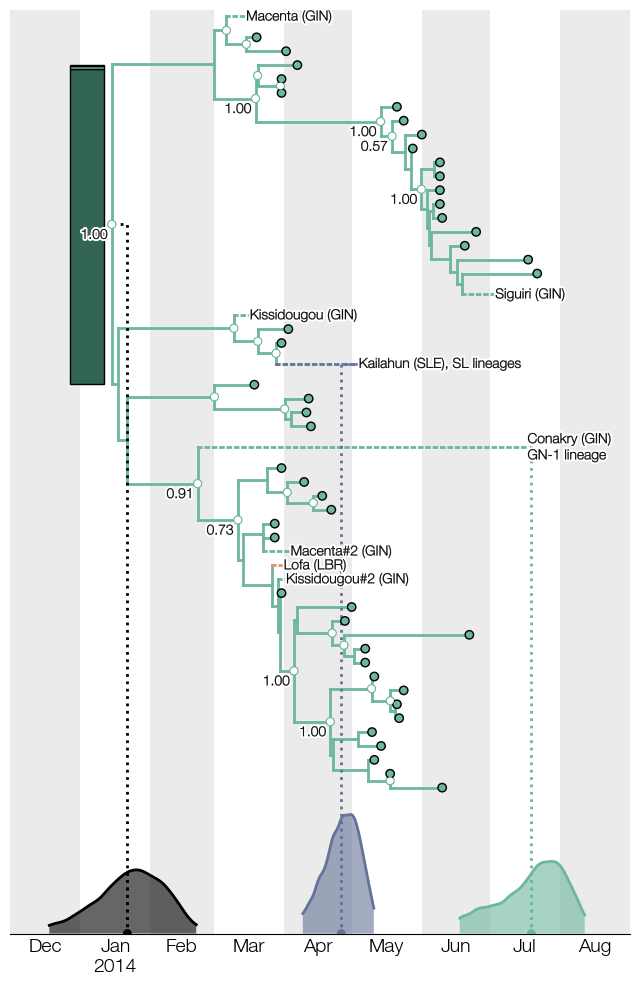

The script that saved this image:
import sys

import baltic as bt
from baltic import bt_utils

import matplotlib as mpl
from matplotlib import pyplot as plt
from matplotlib.gridspec import GridSpec

mpl.use("Agg")

admin2country = {
'Bo': 'SLE', 'Bombali': 'SLE', 'Bonthe': 'SLE', 'Kailahun': 'SLE', 'Kambia': 'SLE', 'Kenema': 'SLE', 'Koinadugu': 'SLE', 'Kono': 'SLE', 'Moyamba': 'SLE', 'PortLoko': 'SLE', 'Pujehun': 'SLE', 'Tonkolili': 'SLE', 'WesternRural': 'SLE', 'WesternUrban': 'SLE', 
'Bomi': 'LBR', 'Bong': 'LBR', 'Gbarpolu': 'LBR', 'GrandBassa': 'LBR', 'GrandCapeMount': 'LBR', 'GrandGedeh': 'LBR', 'GrandKru': 'LBR', 'Lofa': 'LBR', 'Margibi': 'LBR', 'Maryland': 'LBR', 'Montserrado': 'LBR', 'Nimba': 'LBR', 'RiverCess': 'LBR', 'RiverGee': 'LBR', 'Sinoe': 'LBR', 
'Beyla': 'GIN', 'Boffa': 'GIN', 'Boke': 'GIN', 'Conakry': 'GIN', 'Coyah': 'GIN', 'Dabola': 'GIN', 'Dalaba': 'GIN', 'Dinguiraye': 'GIN', 'Dubreka': 'GIN', 'Faranah': 'GIN', 'Forecariah': 'GIN', 'Fria': 'GIN', 'Gaoual': 'GIN', 'Gueckedou': 'GIN', 'Kankan': 'GIN', 'Kerouane': 'GIN', 'Kindia': 'GIN', 'Kissidougou': 'GIN', 'Koubia': 'GIN', 'Koundara': 'GIN', 'Kouroussa': 'GIN', 'Labe': 'GIN', 'Lelouma': 'GIN', 'Lola': 'GIN', 'Macenta': 'GIN', 'Mali': 'GIN', 'Mamou': 'GIN', 'Mandiana': 'GIN', 'Nzerekore': 'GIN', 'Pita': 'GIN', 'Siguiri': 'GIN', 'Telimele': 'GIN', 'Tougue': 'GIN', 'Yamou': 'GIN', 
'Kedougou': 'SEN', 'Salemata': 'SEN', 'Saraya': 'SEN', 'Velingara': 'SEN', 'Tambacounda': 'SEN', 
'Kenieba': 'MLI', 'Kita': 'MLI', 'Kangaba': 'MLI', 'Kati': 'MLI', 'Yanfolila': 'MLI', 
'Gabu': 'GNB', 'Tombali': 'GNB', 
'SanPedro': 'CIV', 'Folon': 'CIV', 'Kabadougou': 'CIV', 'Cavally': 'CIV', 'Tonkpi': 'CIV', 'Bafing': 'CIV'
}

traitName = 'location.states' ## key used to access annotation of interest in tree

colours = {'SLE': '#647397', 'GIN': '#6db69f', 'LBR': '#ea906e'}
colourFxn = lambda k: colours[admin2country[k.traits[traitName]]]


ll=bt.io.load_nexus('Makona_1610_cds_ig.GLM.MCC.tree', 'time') ## treeFile here can alternatively be a path to a local file
ll.treeStats() ## report stats about tree

################# processing
collapseNodes = {}
Nseen = {}

for k in sorted(ll.Objects[1:], key=lambda q: q.absoluteTime): ## skip root because its parent doesn't have a trait
    parTrait, childTrait = k.parent.traits[traitName], k.traits[traitName]
    
    if parTrait != childTrait and parTrait == 'Gueckedou': ## check for all lineages migrating out of Gueckedou

        if childTrait not in Nseen: Nseen[childTrait] = 0
        Nseen[childTrait] += 1 ## remember number of jumps into new location
        
        mark = False
        ## only interested in migrations into certain regions
        if k.absoluteTime < bt_utils.calendar_to_decimal_date('2014-08-01') and childTrait in ['Macenta', 'Kissidougou', 'Lofa', 'Kailahun', 'Conakry', 'Siguiri']:
            mark = True ## this branch will be treated differently when plotting
            sys.stdout.write(f"Branch {k.index} migrating from {parTrait} to {childTrait} with {1 if k.is_leaf() else len(k.leaves)} descendants")
            
            if childTrait == 'Lofa' and k.is_node(): ## need to manually get rid of this early SLE -> LBR migration
                mark = False

        if mark == False: ## branch not marked
            continue

        if Nseen[childTrait] == 1: ## format new name for branch
            if childTrait == 'Conakry':
                newName = f'{childTrait} (GIN)\nGN-1 lineage' ## obscure persistent Conakry lineage
            elif childTrait == 'Kailahun':
                newName = f'{childTrait} (SLE), SL lineages' ## large SLE lineage
            else:
                newName = f'{childTrait} ({admin2country[childTrait]})' ## first time seeing migration into this location
        else:
            newName=f'{childTrait}#{Nseen[childTrait]} ({admin2country[childTrait]})' ## not the first time seeing migration into here
        
        collapseNodes[newName] = k ## remember branch object for collapsing later

for node in collapseNodes: ## iterate over branches designated for collapsing
    if collapseNodes[node].is_node(): ## dealing with node - can collapse into clade
        sys.stdout.write(f"Collapsing node {collapseNodes[node].index} named {node}")
        ll.collapse_subtree_to_clade(cl=collapseNodes[node], givenName=node, widthFunction=lambda k: 1)
    else:
        collapseNodes[node].name = node ## dealing with tip - rename it
################

fig = plt.figure(figsize=(8,12),facecolor='w')
gs = GridSpec(1,1)

ax = plt.subplot(gs[0])

######## plotting
markSupportedNodes = lambda k: k.is_node() and k.traits['posterior'] > 0.50 ## function that targets nodes with >=50% posterior support
GueckedouSubtree = lambda k: (k.is_node() or k.is_leaf()) and k.traits[traitName]=='Gueckedou' ## function that targets branches in Gueckedou
GueckedouTips = lambda k: k.is_leaf() and k.traits[traitName]=='Gueckedou' ## function that targets tips in Gueckedou

ll.plot_tree(ax, targetFxn=GueckedouSubtree, colourFxn=colourFxn, plotClades=False) ## Gueckedou subtree
ll.plot_tree(ax, targetFxn=lambda k: GueckedouSubtree(k)==False, colourFxn=colourFxn, ls=':', plotClades=False) ## parts outside Gueckedou

ll.plot_points(ax, targetFxn=markSupportedNodes, pointSize=25, colour='w', outlineColour=colours['GIN'], outlineSize=45) ## supported node markers
ll.plot_points(ax, targetFxn=GueckedouTips, pointSize=25, colourFxn=colourFxn, outlineSize=50) ## tips in Gueckedou

####### texts
pathEffects = bt_utils.get_path_effects(mainWeight=0.2, outlineWeight=3) ## adds white outline to text
ll.plot_text(ax, targetFxn=lambda k: markSupportedNodes(k) and len(k.leaves) >= 5, 
             xCoordinateFxn=lambda k: k.absoluteTime - 0.005, yCoordinateFxn=lambda k: k.y - 0.25, 
             textContentFxn = lambda k: f"{k.traits['posterior']:.2f}", 
             ha='right', va='top', path_effects=pathEffects) ## add posterior labels for well-supported nodes with at least 5 descendant tips

ll.plot_text(ax, targetFxn=lambda k: k.is_leaflike() and GueckedouTips(k)==False, 
             xCoordinateFxn=lambda k: k.absoluteTime, yCoordinateFxn=lambda k: k.y, 
             textContentFxn = lambda k: k.name, 
             ha='left', va='center', path_effects=pathEffects) ## add posterior labels for well-supported nodes with at least 5 descendant tips

############ node bar
from baltic.bt_utils import plot_node_bar

traitColourDict = {'Macenta': '#75bba5', 'Gueckedou': '#336555'} ## minimal set of traits that need colours if ignoring traits with <0.5% posterior support (otherThres parameter)

plot_node_bar(ax=ax, node=ll.root, traitName=traitName, traitColourDict=traitColourDict, otherThres=0.005, 
              width=0.04, height=23,
              xyFxn=lambda k: (k.absoluteTime - 0.05, k.y - 11.5), connectNode=False, ec='k') ## plot node bar, collapse any trait <0.5% posterior probability into "other" category

###########
rescale = 0.5

GIN_node = ll.get_branches(lambda k: k.is_leaflike() and 'Conakry' in k.name)[0] ## get branch corresponding to the Conakry persistent lineage
bt_utils.plot_tmrca_posterior(ax=ax, tmrcaFile='Makona_1610_cds_ig.GLM.tmrcas', 
                              tmrcaName='Conakry', burnin=10e6, yCoord=-10, fullViolin=False, connectNode=True, node=GIN_node, 
                              kdeWidth=rescale, normalise=False, 
                              violinKwargs={'fc': colours['GIN'], 'alpha': 0.6}, 
                              outlineKwargs={'color': colours['GIN']}, 
                              connectionLineKwargs={'ls': ':', 'color': colours['GIN']}) ## plot TMRCA KDE from file - half of violin, below tree, connected to corresponding node, rescale KDE height without normalising (otherwise all KDEs are same height)

SLE_node = ll.get_branches(lambda k: k.is_leaflike() and 'Kailahun' in k.name)[0]
bt_utils.plot_tmrca_posterior(ax=ax, tmrcaFile='Makona_1610_cds_ig.GLM.tmrcas', 
                              tmrcaName='Kailahun', burnin=10e6, yCoord=-10, fullViolin=False, connectNode=True, node=SLE_node, 
                              kdeWidth=rescale, normalise=False, 
                              violinKwargs={'fc': colours['SLE'], 'alpha': 0.6}, 
                              outlineKwargs={'color': colours['SLE']}, 
                              connectionLineKwargs={'ls': ':', 'color': colours['SLE']})

bt_utils.plot_tmrca_posterior(ax=ax, tmrcaFile='Makona_1610_cds_ig.GLM.tmrcas', 
                              tmrcaName='Root', burnin=10e6, yCoord=-10, fullViolin=False, connectNode=True, node=ll.root, 
                              kdeWidth=rescale, normalise=False, 
                              violinKwargs={'fc': 'k', 'alpha': 0.6}, 
                              outlineKwargs={'color': 'k'}, 
                              connectionLineKwargs={'ls': ':', 'color': 'k'})

########## time grid
calendarTimeline = bt_utils.generate_calendar_timeline('2013-12-01', '2014-09-01')
bt_utils.format_time_grid(ax, calendarTimeline)
bt_utils.plot_time_grid(ax, calendarTimeline, zorder=0)

ax.tick_params(labelsize=14)

bt_utils.clean_axes(ax, hideSpines=['left', 'top', 'right'], removeTickLabels='y')

ax.set_xlim(bt_utils.calendar_to_decimal_date('2013-12-01'), bt_utils.calendar_to_decimal_date('2014-09-01'))
ax.set_ylim(-10, ll.ySpan)

plt.savefig('tmrca-hpd-tree.png', bbox_inches='tight')